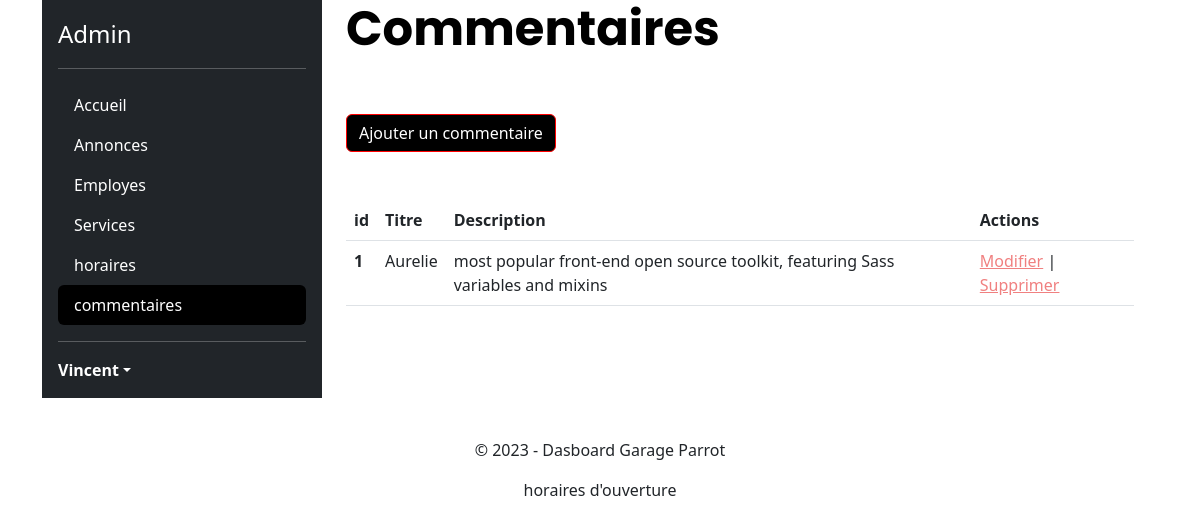
The app's page /admin/comment.php (signed in) with its own data.
### tables this page shows
CREATE TABLE IF NOT EXISTS `comments`(
    `id` int(11) NOT NULL AUTO_INCREMENT,
    `name_Client` VARCHAR(255) NOT NULL, 
    `content` TEXT NOT NULL, 
    `note` int(5) NOT NULL,
    `id_user` int(11) NOT NULL, 
    PRIMARY KEY (`id`)
);

### lib/comment.php (called while the page is built, shortened)
<?php
function getComments(PDO $pdo, int $limit = null, int $page = null ):array|bool
{
    $sql = "SELECT * FROM comments ORDER BY id DESC";
    $query = $pdo->prepare($sql);
        $query->execute();
    $result = $query->fetchAll(PDO::FETCH_ASSOC);
    return $result;
    }

### admin/comment.php (the view, shortened to what this page needs)
<?php
require_once __DIR__ . "/../lib/pdo.php";
require_once __DIR__ . "/../lib/comment.php";
require_once __DIR__ . "/templates/header.php";
  $comments = getComments($pdo);
  ?>
<h1 class="display-5 fw-bold text-body-emphasis">Commentaires</h1>
<div class="d-flex gap-2 justify-content-left py-5">
    <a class="btn btn-primary d-inline-flex align-items-left" href="ajout_modif_comment.php">
        Ajouter un commentaire
    </a>
</div>
<table class="table">
    <thead>
        <tr>
            <th scope="col">id</th>
            <th scope="col">Titre</th>
            <th scope="col">Description</th>
            <th scope="col">Actions</th>
        </tr>
    </thead>
    <tbody>
        <?php foreach ($comments as $comment) { ?>
        <tr>
            <th scope="row"><?= $comment["id"]; ?></th>
            <td><?= $comment["name_Client"]; ?></td>
            <td><?= $comment["content"]; ?></td>
            <td><a href="ajout_modif_comment.php?id=<?= $comment['id'] ?>">Modifier</a>
                | <a href="comment_delete.php?id=<?= $comment['id'] ?>"
                    onclick="return confirm('Êtes-vous sûr de vouloir supprimer le commentaire ?')">Supprimer</a></td>
        </tr>
        <?php } ?>
    </tbody>
</table>
<nav aria-label="Page navigation example">
</nav>
<?php require_once __DIR__ . "/templates/footer.php"; ?>
<?php require_once __DIR__ . "/templates/footer.php"; ?>

### assets/css/override-bootsrap.css (style rules this page uses)
:root { --primary: #000000; --secondary: #FF0000; --success: #28a745; --danger: #dc3545; --warning: #fd7e14; --info: #17a2b8; --light: #f8f9fa; --dark: #343a40; --bs-nav-link-color: var(--primary); --bs-link-color: var(--primary); --bs-link-hover-color: var(--secondary); }
.btn-primary { --bs-btn-color: #fff; --bs-btn-bg: var(--primary); --bs-btn-border-color: var(--secondary); --bs-btn-hover-color: #fff; --bs-btn-hover-bg: #ffc697; --bs-btn-hover-border-color: var(--secondary); --bs-btn-focus-shadow-rgb: 49,132,253; --bs-btn-active-color: #fff; --bs-btn-active-bg: #ff8e31; --bs-btn-active-border-color: var(--secondary); --bs-btn-active-shadow: inset 0 3px 5px rgba(0, 0, 0, 0.125); --bs-btn-disabled-color: #fff; --bs-btn-disabled-bg: #4f4f4f; --bs-btn-disabled-border-color: #343434; }
h1 { color: var(--primary); }

### assets/css/style.css (style rules this page uses)
h1 { font-family: 'Poppins', sans-serif; }
a { color:#F08080; }

### records on screen
comments: id "1", name_Client "Aurelie", content "most popular front-end open source toolkit, featuring Sass variables and mixins"

### other values on screen
$titre "Accueil"
$titre "Annonces"
$titre "Employes"
$titre "Services"
$titre "horaires"
$titre "commentaires"
$_SESSION["user"]["first_name"] "Vincent"
